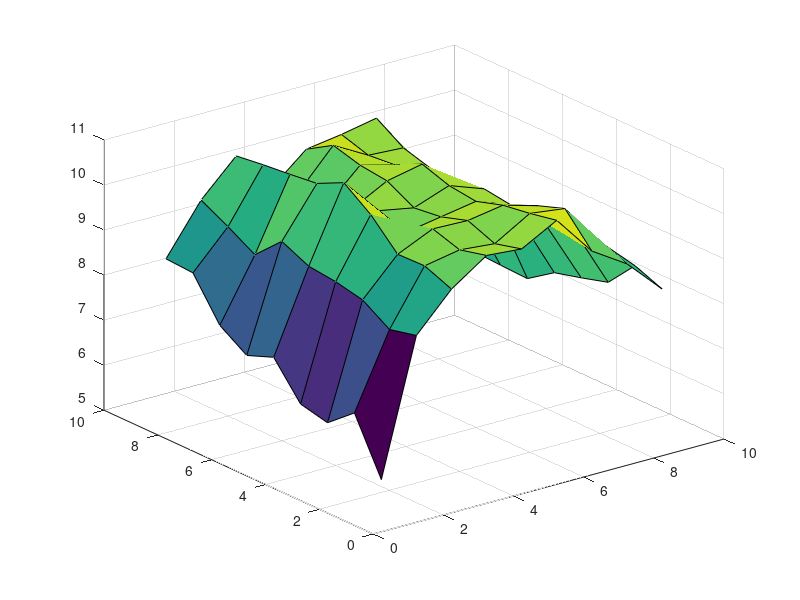

MATLAB code to generate this figure:
%% Forward problem using sigmas = 1
clear all; close all; clc;
N=9;
M=ones(N,N);
d=ones(1,N)*-4;
d2=ones(1,N-1);
d3=ones(1,N^2-3);
a=diag(d)+diag(d2,1)+diag(d2,-1);
ACell = repmat({a}, 1, N);
A = blkdiag(ACell{:})+diag(d3,3)+diag(d3,-3);
u=zeros(N*N,1);
b = normrnd(1,0.5, N*N,1);
u_sol1 = A\b;

% Backward problem using Gauss Newton Method
sigma0 = .8*ones(N*N,1);
u_sol = (0.8*A)\b;
r = abs(u_sol1 - u_sol);
J = zeros(N*N,N*N);
for i = 1:N*N
    J(:,i)=u_sol(i)*0.8*A(:,i);
end
%sigma = sigma0 + (J'*J)\ (J'*r);
sigma = sigma0 + J\r;
tol = 1e-12;
it = 0;
while r >tol
    
    %sigmat = sigma;
    ut = u_sol;
    u_sol = (sigma(N)*A)\b;
    r = abs(u_sol-ut);
    for i = 1:N*N
        J(:,i)=u_sol(i)*sigma(1)*A(:,i);
    end
    %sigma = sigmat + (J'*J)\ (J'*r);
    sigma = sigma + J\r;
    it = it+1;
end      
it       
[x,y] = meshgrid(1:N,1:N);
figure;
surf(x,y,reshape(sigma,N,N))
         
        
        
